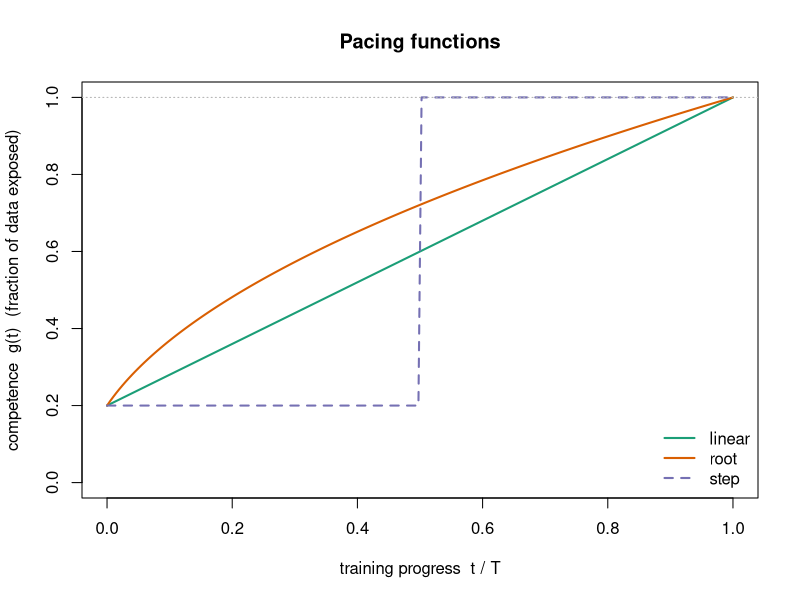
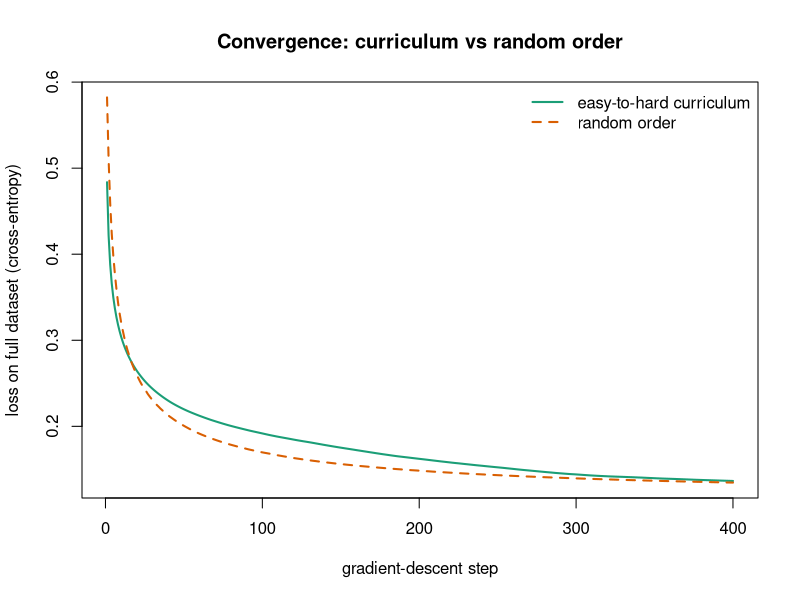

Source code (R) for these figures, in order:
## ---- chunk 1
t <- seq(0, 1, length.out = 200)
g0 <- 0.2
g_lin <- pmin(1, g0 + (1 - g0) * t)
g_root <- pmin(1, sqrt(g0^2 + (1 - g0^2) * t))
g_step <- ifelse(t < 0.5, g0, 1)

plot(t, g_lin,
  type = "l", lwd = 2, col = "#1b9e77",
  ylim = c(0, 1), xlab = "training progress  t / T",
  ylab = "competence  g(t)  (fraction of data exposed)",
  main = "Pacing functions"
)
lines(t, g_root, lwd = 2, col = "#d95f02")
lines(t, g_step, lwd = 2, col = "#7570b3", lty = 2)
abline(h = 1, col = "grey70", lty = 3)
legend("bottomright",
  legend = c("linear", "root", "step"),
  col = c("#1b9e77", "#d95f02", "#7570b3"),
  lwd = 2, lty = c(1, 1, 2), bty = "n"
)
## ---- chunk 2
set.seed(2026)

# ----- synthetic data: circular boundary, difficulty = closeness to circle ---
n <- 1200
r <- 1.0
X <- matrix(runif(n * 2, -2, 2), ncol = 2)
radius <- sqrt(rowSums(X^2))
y <- as.integer(radius > r)

# difficulty: harder = closer to the boundary circle (larger d = harder)
d <- -abs(radius - r)

# inject label noise into the hardest 15% (near-boundary) points
hard_idx <- order(d, decreasing = TRUE)[1:round(0.15 * n)]
flip <- sample(hard_idx, size = round(0.4 * length(hard_idx)))
y[flip] <- 1L - y[flip]

# quadratic feature map so a linear model can fit a circle; standardize
Phi <- cbind(1, X[, 1], X[, 2], X[, 1]^2, X[, 2]^2)
Phi[, -1] <- scale(Phi[, -1])
colnames(Phi) <- c("int", "x1", "x2", "x1sq", "x2sq")

# ----- logistic regression by batch gradient descent --------------------------
sigmoid <- function(z) 1 / (1 + exp(-z))

bce <- function(beta, Phi, y) {
  p <- sigmoid(as.vector(Phi %*% beta))
  p <- pmin(pmax(p, 1e-12), 1 - 1e-12)
  -mean(y * log(p) + (1 - y) * log(1 - p))
}

grad <- function(beta, Phi, y) {
  p <- sigmoid(as.vector(Phi %*% beta))
  as.vector(t(Phi) %*% (p - y)) / length(y)
}

root_pace <- function(t, T, g0 = 0.2) {
  pmin(1, sqrt(g0^2 + (1 - g0^2) * (t / T)))
}

# one training run; `mode` is "curriculum" or "random"
train_run <- function(mode, Phi, y, d, steps = 400, lr = 0.8, g0 = 0.2,
                      seed = 1) {
  set.seed(seed)
  beta <- rep(0, ncol(Phi))
  n <- length(y)
  order_by_difficulty <- order(d) # easy first
  full_loss <- numeric(steps)
  for (t in seq_len(steps)) {
    frac <- root_pace(t, steps, g0)
    k <- max(20, round(frac * n))
    if (mode == "curriculum") {
      idx <- order_by_difficulty[seq_len(k)] # easiest k
    } else {
      idx <- sample.int(n, k) # random k of the same size
    }
    beta <- beta - lr * grad(beta, Phi[idx, , drop = FALSE], y[idx])
    full_loss[t] <- bce(beta, Phi, y) # always measured on the FULL set
  }
  list(beta = beta, loss = full_loss)
}

fit_curr <- train_run("curriculum", Phi, y, d, seed = 1)
fit_rand <- train_run("random", Phi, y, d, seed = 1)
## ---- chunk 3
steps <- length(fit_curr$loss)
plot(seq_len(steps), fit_curr$loss,
  type = "l", lwd = 2, col = "#1b9e77",
  ylim = range(c(fit_curr$loss, fit_rand$loss)),
  xlab = "gradient-descent step",
  ylab = "loss on full dataset (cross-entropy)",
  main = "Convergence: curriculum vs random order"
)
lines(seq_len(steps), fit_rand$loss, lwd = 2, col = "#d95f02", lty = 2)
legend("topright",
  legend = c("easy-to-hard curriculum", "random order"),
  col = c("#1b9e77", "#d95f02"), lwd = 2, lty = c(1, 2), bty = "n"
)
## ---- chunk 4
seeds <- 1:10
target <- 0.45 # a loss level both runs eventually pass

steps_to_target <- function(loss, target) {
  hit <- which(loss <= target)
  if (length(hit) == 0) NA_integer_ else hit[1]
}

res <- lapply(seeds, function(s) {
  fc <- train_run("curriculum", Phi, y, d, seed = s)
  fr <- train_run("random", Phi, y, d, seed = s)
  data.frame(
    curr_steps = steps_to_target(fc$loss, target),
    rand_steps = steps_to_target(fr$loss, target),
    curr_final = tail(fc$loss, 1),
    rand_final = tail(fr$loss, 1)
  )
})
res <- do.call(rbind, res)

summary_tab <- data.frame(
  Metric = c(
    "Mean steps to reach loss 0.45",
    "Mean final loss (full dataset)"
  ),
  `Easy-to-hard curriculum` = c(
    round(mean(res$curr_steps, na.rm = TRUE), 1),
    round(mean(res$curr_final), 4)
  ),
  `Random order` = c(
    round(mean(res$rand_steps, na.rm = TRUE), 1),
    round(mean(res$rand_final), 4)
  ),
  check.names = FALSE
)
## ---- chunk 5
knitr::kable(summary_tab,
  caption = "Curriculum versus random ordering on the synthetic circular-boundary task, averaged over 10 seeds. Fewer steps to the target loss means faster convergence; final loss measures the quality reached after a fixed budget."
)
## ---- chunk 6
when_tab <- data.frame(
  Condition = c(
    "Optimization landscape",
    "Difficulty signal",
    "Noise location",
    "Model class",
    "Data scale",
    "Easy/hard alignment"
  ),
  `Helps when` = c(
    "Non-convex, rugged, noisy gradients",
    "Cheap, reliable score that tracks true difficulty",
    "Noise concentrated in the hard examples",
    "Deep nets, RL agents, sequence models",
    "Large, redundant easy mass to warm up on",
    "Easy subset implies the same solution as full data"
  ),
  `Little or no help when` = c(
    "Convex with a unique optimum (e.g. plain logistic/linear)",
    "Score is noisy or a poor proxy for difficulty",
    "Noise spread uniformly across difficulties",
    "Closed-form or convex learners",
    "Small data where every example is needed early",
    "Easy subset implies a different decision rule"
  ),
  check.names = FALSE
)
knitr::kable(when_tab,
  caption = "Conditions under which an easy-to-hard curriculum tends to help versus where it adds cost without benefit."
)
